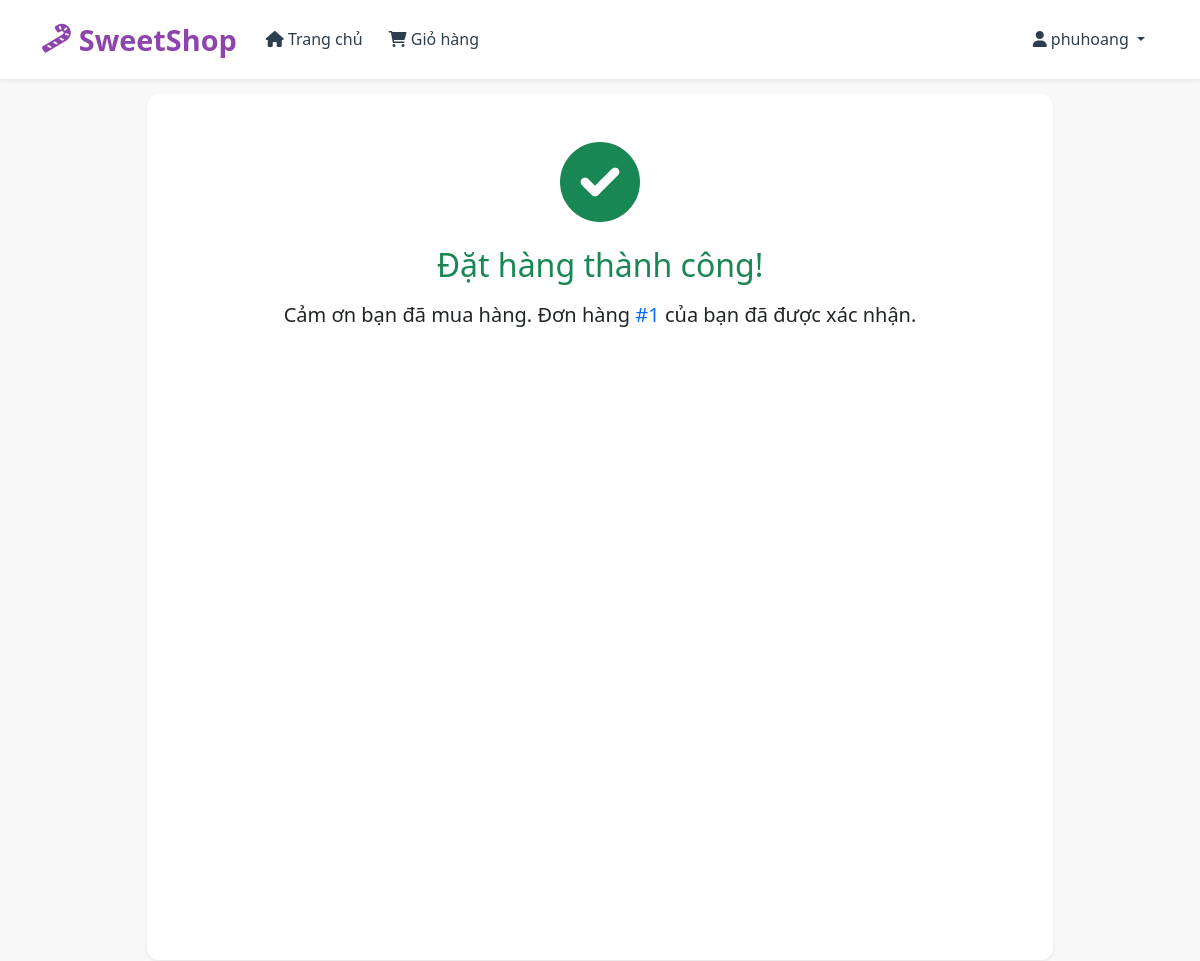
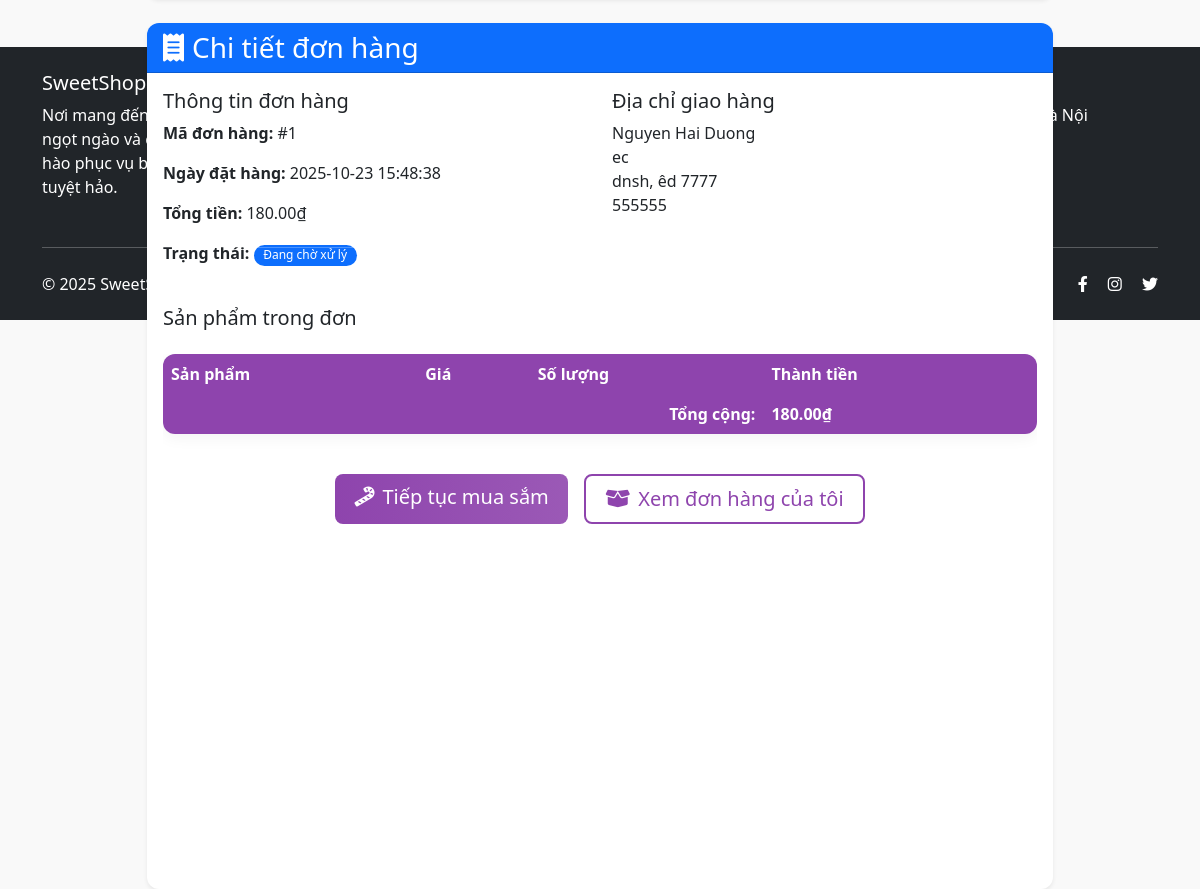
Page /order_success/1 (signed in) on the committed database (2 pictures, top to bottom).
### app/models.py (models this page shows, shortened)
class User(UserMixin, db.Model):
    __tablename__ = 'users'
    id = db.Column(db.Integer, primary_key=True)
    username = db.Column(db.String(80), nullable=False, unique=True)
    password_hash = db.Column(db.String(120), nullable=False)
    role = db.Column(db.String(10), nullable=False, default='USER')  # 'USER' or 'ADMIN'
    created_at = db.Column(db.DateTime, nullable=False, default=datetime.utcnow)
    cart_items = db.relationship('Cart', backref='user', lazy=True, cascade='all, delete-orphan')
    orders = db.relationship('Order', backref='customer', lazy=True, cascade='all, delete-orphan')
    addresses = db.relationship('Address', backref='user', lazy=True, cascade='all, delete-orphan')

class Order(db.Model):
    __tablename__ = 'orders'
    id = db.Column(db.Integer, primary_key=True)
    user_id = db.Column(db.Integer, db.ForeignKey('users.id'), nullable=False)
    order_date = db.Column(db.DateTime, nullable=False, default=datetime.utcnow)
    total_amount = db.Column(db.Numeric(10, 2), nullable=False)
    status = db.Column(db.String(20), nullable=False, default='PENDING')  # PENDING, PAID, SHIPPED, DELIVERED, CANCELLED
    shipping_address_id = db.Column(db.Integer, db.ForeignKey('addresses.id'), nullable=False)
    items = db.relationship('OrderItem', backref='order', lazy=True, cascade='all, delete-orphan')
    shipping_address = db.relationship('Address', backref='orders', lazy=True)

class Address(db.Model):
    __tablename__ = 'addresses'
    id = db.Column(db.Integer, primary_key=True)
    user_id = db.Column(db.Integer, db.ForeignKey('users.id'), nullable=False)
    full_name = db.Column(db.String(100), nullable=False)
    phone = db.Column(db.String(20), nullable=False)
    street = db.Column(db.String(200), nullable=False)
    city = db.Column(db.String(100), nullable=False)
    state = db.Column(db.String(100), nullable=False)
    zip_code = db.Column(db.String(20), nullable=False)
    is_default = db.Column(db.Boolean, default=False)

### app/main/routes.py (the view)
@bp.route('/order_success/<int:order_id>')
@login_required
def order_success(order_id):
    order = Order.query.filter_by(id=order_id, user_id=current_user.id).first_or_404()
    items = order.items  # This loads the order items
    for item in items:
        _ = item.product  # This loads the product for each item
    _ = order.shipping_address  # This loads the shipping address
    return render_template('main/order_success.html', order=order)

### app/__init__.py (called while the page is built)
def create_app(config_class=Config):
    app = Flask(__name__)
    app.config.from_object(config_class)
    db.init_app(app)
    login_manager.init_app(app)
    bcrypt.init_app(app)
    migrate = Migrate(app, db)  # Initialize Flask-Migrate
    login_manager.login_view = 'auth.login'
    login_manager.login_message = 'Đăng nhập để truy cập trang này.'
    from app.auth import bp as auth_bp
    app.register_blueprint(auth_bp)
    from app.admin import bp as admin_bp
    app.register_blueprint(admin_bp)
    from app.main import bp as main_bp
    app.register_blueprint(main_bp)
    @login_manager.user_loader
    def load_user(user_id):
        from app.models import User
        return User.query.get(int(user_id))
    return app

### app/templates/main/order_success.html (shortened to what this page needs)
{% extends "base.html" %}
{% block content %}
<div class="container">
    <div class="row justify-content-center">
        <div class="col-lg-10">
            <div class="card shadow-sm border-0">
                <div class="card-body text-center py-5">
                    <div class="mb-4">
                        <i class="fas fa-check-circle text-success" style="font-size: 5rem;"></i>
                    </div>
                    <h2 class="text-success mb-3">Đặt hàng thành công!</h2>
                    <p class="lead">
                        Cảm ơn bạn đã mua hàng. Đơn hàng <strong class="text-primary">#{{ order.id }}</strong> của bạn đã được xác nhận.
                    </p>
                </div>
            </div>
            <div class="card shadow-sm border-0 mt-4">
                <div class="card-header bg-primary text-white">
                    <h3 class="mb-0"><i class="fas fa-receipt me-2"></i>Chi tiết đơn hàng</h3>
                </div>
                <div class="card-body">
                    <div class="row mb-4">
                        <div class="col-md-6">
                            <h5>Thông tin đơn hàng</h5>
                            <p><strong>Mã đơn hàng:</strong> #{{ order.id }}</p>
                            <p><strong>Ngày đặt hàng:</strong> {{ order.order_date.strftime('%Y-%m-%d %H:%M:%S') }}</p>
                            <p><strong>Tổng tiền:</strong> {{ "%.2f"|format(order.total_amount) }}₫</p>
                            <p>
                                <strong>Trạng thái:</strong>
                                <span class="badge bg-primary">
                                    {% if order.status == 'PENDING' %}Đang chờ xử lý
                                    {% elif order.status == 'PAID' %}Đã thanh toán
                                    {% elif order.status == 'SHIPPED' %}Đang vận chuyển
                                    {% elif order.status == 'DELIVERED' %}Đã giao hàng
                                    {% elif order.status == 'CANCELLED' %}Đã hủy
                                    {% else %}Không xác định{% endif %}
                                </span>
                            </p>
                        </div>
                        <div class="col-md-6">
                            <h5>Địa chỉ giao hàng</h5>
                            <p>
                                {% if order.shipping_address %}
                                {{ order.shipping_address.full_name }}<br>
                                {{ order.shipping_address.street }}<br>
                                {{ order.shipping_address.city }}, {{ order.shipping_address.state }} {{ order.shipping_address.zip_code }}<br>
                                {{ order.shipping_address.phone }}
                                {% else %}
                                <span class="text-muted">Không có thông tin địa chỉ</span>
                                {% endif %}
                            </p>
                        </div>
                    </div>
                    <h5 class="mb-4">Sản phẩm trong đơn</h5>
                    <div class="table-responsive">
                        <table class="table">
                            <thead>
                                <tr>
                                    <th>Sản phẩm</th>
                                    <th>Giá</th>
                                    <th>Số lượng</th>
                                    <th>Thành tiền</th>
                                </tr>
                            </thead>
                            <tfoot>
                                <tr>
                                    <th colspan="3" class="text-end">Tổng cộng:</th>
                                    <th>{{ "%.2f"|format(order.total_amount) }}₫</th>
                                </tr>
                            </tfoot>
                        </table>
                    </div>
                    <div class="d-flex justify-content-center gap-3 mt-4">
                        <a href="{{ url_for('main.home') }}" class="btn btn-primary btn-lg">
                            <i class="fas fa-candy-cane me-2"></i>Tiếp tục mua sắm
                        </a>
                        <a href="{{ url_for('main.my_orders') }}" class="btn btn-outline-primary btn-lg">
                            <i class="fas fa-box-open me-2"></i>Xem đơn hàng của tôi
                        </a>
                    </div>
                </div>
            </div>
        </div>
    </div>
</div>
{% endblock %}

### app/templates/base.html (shortened to what this page needs)
<!DOCTYPE html>
<html lang="vi">
<head>
    <link href="https://cdn.jsdelivr.net/npm/bootstrap@5.3.0/dist/css/bootstrap.min.css" rel="stylesheet">
    <link rel="stylesheet" href="https://cdnjs.cloudflare.com/ajax/libs/font-awesome/6.0.0/css/all.min.css">
    <link rel="stylesheet" href="{{ url_for('static', filename='css/style.css') }}">
</head>
<body>
    <nav class="navbar navbar-expand-lg navbar-light bg-white fixed-top shadow-sm">
        <div class="container">
            <a class="navbar-brand" href="{{ url_for('main.home') }}">
                <i class="fas fa-candy-cane"></i> SweetShop
            </a>
            <div class="collapse navbar-collapse" id="navbarNav">
                <ul class="navbar-nav me-auto">
                    <li class="nav-item">
                        <a class="nav-link" href="{{ url_for('main.home') }}"><i class="fas fa-home"></i> Trang chủ</a>
                    </li>
                    {% if current_user.is_authenticated %}
                    <li class="nav-item">
                        <a class="nav-link" href="{{ url_for('main.view_cart') }}">
                            <i class="fas fa-shopping-cart"></i> Giỏ hàng
                            {% set cart_count = current_user.cart_items|length %}
                        </a>
                    </li>
                    {% endif %}
                </ul>
                <ul class="navbar-nav">
                    {% if current_user.is_authenticated %}
                        <li class="nav-item dropdown">
                            <a class="nav-link dropdown-toggle" href="#" id="navbarDropdown" role="button" data-bs-toggle="dropdown">
                                <i class="fas fa-user"></i> {{ current_user.username }}
                            </a>
                        </li>
                    {% endif %}
                </ul>
            </div>
        </div>
    </nav>
    <div class="container mt-4">
        {% block content %}{% endblock %}
    </div>
    <footer class="footer mt-5 bg-dark text-white py-4">
        <div class="container">
            <div class="row">
                <div class="col-md-4 mb-4 mb-md-0">
                    <h5>SweetShop</h5>
                    <p>Nơi mang đến cho bạn những món bánh kẹo ngọt ngào và chất lượng nhất. Chúng tôi tự hào phục vụ bạn bằng tình yêu và hương vị tuyệt hảo.</p>
                </div>
                <div class="col-md-4 mb-4 mb-md-0">
                    <h5>Liên kết nhanh</h5>
                    <ul class="list-unstyled">
                        <li><a href="{{ url_for('main.home') }}" class="text-white text-decoration-none">Trang chủ</a></li>
                        <li><a href="{{ url_for('main.view_cart') }}" class="text-white text-decoration-none">Giỏ hàng</a></li>
                        <li><a href="{{ url_for('main.my_orders') }}" class="text-white text-decoration-none">Đơn hàng của tôi</a></li>
                    </ul>
                </div>
                <div class="col-md-4">
                    <h5>Liên hệ</h5>
                    <p> 120 Ngõ Yên Lãng, Đống Đa, Hà Nội</p>
                    <p> (0123) 456-789</p>
                    <p> kieudat@gmailshop.com</p>
                </div>
            </div>
            <hr class="my-4">
            <div class="d-flex justify-content-between align-items-center">
                <p class="mb-0">&copy; 2025 SweetShop. Mọi quyền được bảo lưu.</p>
                <div>
                    <a href="#" class="text-white me-3"><i class="fab fa-facebook-f"></i></a>
                    <a href="#" class="text-white me-3"><i class="fab fa-instagram"></i></a>
                    <a href="#" class="text-white"><i class="fab fa-twitter"></i></a>
                </div>
            </div>
        </div>
    </footer>
</body>
</html>

### app/static/css/style.css (style rules this page uses)
:root { --primary-color: #8e44ad; --secondary-color: #3498db; --accent-color: #e74c3c; --light-color: #f8f9fa; --dark-color: #2c3e50; --success-color: #2ecc71; --text-color: #333; --border-color: #e0e0e0; }
body { background-color: #f9f9f9; font-family: 'Segoe UI', Tahoma, Geneva, Verdana, sans-serif; color: var(--text-color); padding-top: 70px; }
.navbar { box-shadow: 0 2px 10px rgba(0, 0, 0, 0.1); background-color: white !important; padding: 0.8rem 0; }
.navbar-brand { font-weight: 700; font-size: 1.8rem; color: var(--primary-color) !important; display: flex; align-items: center; }
.navbar-brand i { margin-right: 8px; }
.navbar-nav .nav-link { font-weight: 500; margin: 0 5px; transition: all 0.3s ease; color: var(--dark-color) !important; }
.card { border: none; border-radius: 12px; overflow: hidden; transition: all 0.3s ease; box-shadow: 0 4px 15px rgba(0, 0, 0, 0.08); margin-bottom: 1.5rem; height: 100%; }
.btn { border-radius: 8px; padding: 0.5rem 1.2rem; font-weight: 500; transition: all 0.3s ease; border: none; }
.btn-primary { background: linear-gradient(to right, var(--primary-color), #9b59b6); border: none; }
.btn-outline-primary { border: 2px solid var(--primary-color); color: var(--primary-color); }
.table { background: white; border-radius: 12px; overflow: hidden; box-shadow: 0 4px 15px rgba(0, 0, 0, 0.05); }
.table th { background-color: var(--primary-color); color: white; font-weight: 600; border: none; }
.badge { border-radius: 20px; padding: 0.4em 0.8em; font-weight: 500; }
.footer { background: var(--dark-color); color: white; padding: 3rem 0 1.5rem; margin-top: 4rem; }
.footer a { color: #bbb; transition: color 0.3s ease; }

### rows in the picture
User: username "phuhoang"
Order: id "1", order_date "2025-10-23 15:48:38", total_amount "180.00"
Address: shipping_address.full_name "Nguyen Hai Duong", shipping_address.street "ec", shipping_address.city "dnsh", shipping_address.state "êd", shipping_address.zip_code "7777", shipping_address.phone "555555"
